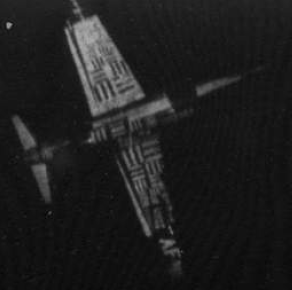
%> input picture MMBEBHE/test2.PNG, 292 x 290 px, given in place of test2.tif, which was not available
$ octave BBHE_GAMMA_HYBRID.m   (GNU Octave 9; MATLAB toolbox functions it lacks are replaced by stand-ins)
%> lines starting %> are read from the running program, lines starting %| are printed output that depends on the picture; long printed decimals are rounded; pictures that were not available may be replaced by others from this repository, and a replacement may not be noted
### Parameters/MeanSquareError.m
function MSE = MeanSquareError(origImg, distImg)
origImg = double(origImg);
distImg = double(distImg);
[M N] = size(origImg);
error = origImg - distImg;
MSE = sum(sum(error .* error)) / (M * N);

### Parameters/PeakSignaltoNoiseRatio.m
function PSNR = PeakSignaltoNoiseRatio(origImg, distImg)
origImg = double(origImg);
distImg = double(distImg);
[M N] = size(origImg);
error = origImg - distImg;
MSE = sum(sum(error .* error)) / (M * N);
if(MSE > 0)
    PSNR = 10*log(255*255/MSE) / log(10);
else
    PSNR = 99;
end

### Parameters/NormalizedCrossCorrelation.m
function NK = NormalizedCrossCorrelation(origImg, distImg)
origImg = double(origImg);
distImg = double(distImg);
NK = sum(sum(origImg .* distImg)) / sum(sum(origImg .* origImg));

### Parameters/AverageDifference.m
function AD = AverageDifference(origImg, distImg)
origImg = double(origImg);
distImg = double(distImg);
[M N] = size(origImg);
error = origImg - distImg;
AD = sum(sum(error)) / (M * N);

### Parameters/StructuralContent.m
function SC = StructuralContent(origImg, distImg)
origImg = double(origImg);
distImg = double(distImg);
SC = sum(sum(origImg .* origImg)) / sum(sum(distImg .* distImg));

### Parameters/MaximumDifference.m
function MD = MaximumDifference(origImg, distImg)
origImg = double(origImg);
distImg = double(distImg);
error = origImg - distImg;
MD = max(max(error));

### Parameters/NormalizedAbsoluteError.m
function NAE = NormalizedAbsoluteError(origImg, distImg)
origImg = double(origImg);
distImg = double(distImg);
error = origImg - distImg;
NAE = sum(sum(abs(error))) / sum(sum(origImg));

### Parameters/BBHE_GAMMA_HYBRID.m
%% Obtain the original image
input_image = imread("C:\\Users\\shuch\\Downloads\\Cambridge\\test2.tif");
%> input_image is the input picture: size 290x292x3 uint8; min 3, max 173, mean 30.2

%% Get histogram of the original image
figure(1)
subplot(1,2,1)
imshow(input_image);
title('ORIGINAL IMAGE')
%% BBHE
%% Calculate mean of the histogram
bbhe_mean = round(mean(input_image(:)));
%> bbhe_mean = 30
%% Divide the histogram on the basis of the mean in two parts
[H, ~] = imhist(input_image);
%> H = 256 values, max 19536 at index 20, min 0 at index 1, mean 992.3
H1 = H(1:bbhe_mean);
%> H1 = 30 values, max 19536 at index 20, min 0 at index 1, mean 6465.5
H2 = H(bbhe_mean+1:256);
%> H2 = 226 values, max 3975 at index 1, min 0 at index 145, mean 265.8
%% Equalize each part independently
H1 = H1/sum(H1);
%> H1 = 30 values, max 0.101 at index 20, min 0 at index 1, mean 0.0333
H2 = H2/sum(H2);
%> H2 = 226 values, max 0.0662 at index 1, min 0 at index 145, mean 0.00442
%% Combine both sub-images for the processed image
C1 = cumsum(H1);
%> C1 = 30 values from 0 to 1
C2 = cumsum(H2);
%> C2 = 226 values from 0.0662 to 1
C1n = uint8(bbhe_mean * C1);
%> C1n = 30 values from 0 to 30
C2n = uint8(bbhe_mean+1 + (255-bbhe_mean+1)*C2);
%> C2n = 226 values from 46 to 255
img_sum1 = [C1n; C2n];
%> img_sum1 = 256 values from 0 to 255
s=(intlut(input_image,img_sum1));
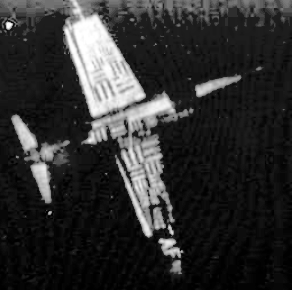
%> s: size 290x292x3 uint8; min 0, max 255, mean 46.9

a=double(s);
[r,c]=size(a);
%> r = 290; c = 876
gamma_c= 0.45;
out= abs((1*a).^gamma_c);
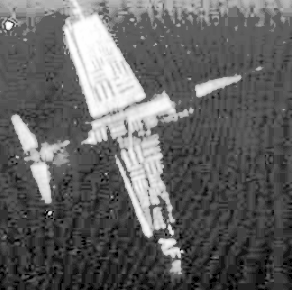
%> out: size 290x292x3 double; min 0, max 12.1, mean 4.69; drawn with min black and max white
maxr=max(out(:));
%> maxr = 12.1
minc=min(out(:));
%> minc = 0
for i=1:r;
  for j=1:c;
    out(i,j)= (255*out(i,j))/ (maxr-minc);

  end
end
result= uint8(out);
figure(1)
subplot(1,2,2)
imshow(result)
title('bbhe_gammaa')

%Read Original & Distorted Images
origImg = input_image;
distImg = result;
%If the input image is rgb, convert it to gray image
noOfDim = ndims(origImg);
%> noOfDim = 3
if(noOfDim == 3)
    origImg = rgb2gray(origImg);
end
noOfDim = ndims(distImg);
if(noOfDim == 3)
    distImg = rgb2gray(distImg);
end
%Size Validation
origSiz = size(origImg);
%> origSiz = [290 292]
distSiz = size(distImg);
%> distSiz = [290 292]
sizErr = isequal(origSiz, distSiz);
%> sizErr = true
if(sizErr == 0)
    disp('Error: Original Image & Distorted Image should be of same dimensions');
    return;
end

%Mean Square Error
MSE = MeanSquareError(origImg, distImg);
%> in MeanSquareError, `error = origImg - distImg;`:
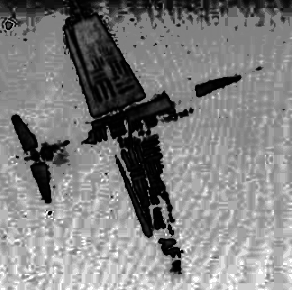
%> error: size 290x292 double; min -152, max 12, mean -68.61; drawn with min black and max white
%> in MeanSquareError, `MSE = sum(sum(error .* error)) / (M * N);`: MSE = 6279.1
%> MSE = 6279.1
disp('Mean Square Error = ');
disp(MSE);
%| 6279.1
%Peak Signal to Noise Ratio
PSNR = PeakSignaltoNoiseRatio(origImg, distImg);
%> in PeakSignaltoNoiseRatio, `PSNR = 10*log(255*255/MSE) / log(10);`: PSNR = 10.15
%> PSNR = 10.15
disp('Peak Signal to Noise Ratio = ');
disp(PSNR);
%| 10.152
%Normalized Cross-Correlation
NK = NormalizedCrossCorrelation(origImg, distImg);
%> in NormalizedCrossCorrelation, `NK = sum(sum(origImg .* distImg)) / sum(sum(origImg .* origImg));`: NK = 2.81
%> NK = 2.81
disp('MNormalized Cross-Correlation  = ');
disp(NK);
%| 2.8113
%Average Difference
AD = AverageDifference(origImg, distImg);
%> in AverageDifference, `AD = sum(sum(error)) / (M * N);`: AD = -68.61
%> AD = -68.61
disp('Average Difference  = ');
disp(AD);
%| -68.613
%Structural Content
SC = StructuralContent(origImg, distImg);
%> in StructuralContent, `SC = sum(sum(origImg .* origImg)) / sum(sum(distImg .* distImg));`: SC = 0.114
%> SC = 0.114
disp('Structural Content  = ');
disp(SC);
%| 0.1141
%Maximum Difference
MD = MaximumDifference(origImg, distImg);
%> in MaximumDifference, `MD = max(max(error));`: MD = 12
%> MD = 12
disp('Maximum Difference = ');
disp(MD);
%| 12
%Normalized Absolute Error
NAE = NormalizedAbsoluteError(origImg, distImg);
%> in NormalizedAbsoluteError, `NAE = sum(sum(abs(error))) / sum(sum(origImg));`: NAE = 2.28
%> NAE = 2.28
disp('Normalized Absolute Error = ');
disp(NAE);
%| 2.2785

%%Measure of MS SSIM
I_3 = imnoise(distImg,'salt & pepper',0.05);
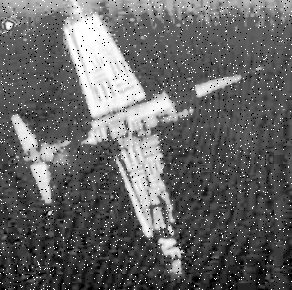
%> I_3: size 290x292 uint8; min 0, max 255, mean 100.4
%> (the run ends here)

$ run again, with MMBEBHE/test1.jpg saved as MMBEBHE/test2.PNG
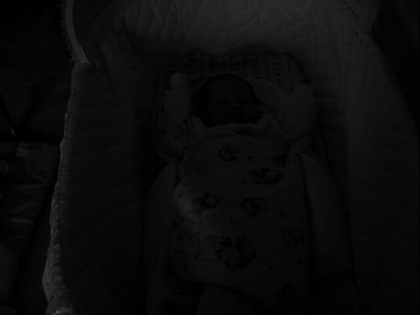
%> input picture MMBEBHE/test1.jpg, 420 x 315 px, shrunk from 663 x 497 before the run, given in place of test2.tif, which was not available
%> input_image is the input picture: size 315x420x3 uint8; min 0, max 84, mean 11
%> bbhe_mean = 11
%> H = 256 values, max 32676 at index 11, min 0 at index 54, mean 1550.4
%> `H1 = H(1:bbhe_mean);`: H1 = [3072; 16866; 13212; 17199; 24411; 19899; 24093; 32553; 26301; 28431; 32676]
%> `H2 = H(bbhe_mean+1:256);`: H2 = 245 values, max 23658 at index 1, min 0 at index 43, mean 645.7
%> `H1 = H1/sum(H1);`: H1 = [0.0129; 0.0707; 0.0553; 0.072; 0.102; 0.0834; 0.101; 0.136; 0.11; 0.119; 0.137]
%> `H2 = H2/sum(H2);`: H2 = 245 values, max 0.15 at index 1, min 0 at index 43, mean 0.00408
%> C1 = [0.0129; 0.0835; 0.139; 0.211; 0.313; 0.397; 0.497; 0.634; 0.744; 0.863; 1]
%> C2 = 245 values from 0.15 to 1
%> C1n = [0; 1; 2; 2; 3; 4; 5; 7; 8; 9; 11]
%> C2n = 245 values from 49 to 255
%> img_sum1 = 256 values from 0 to 255
%> maxr = 12.1
%> minc = 0
%> in MeanSquareError, `error = origImg - distImg;`:
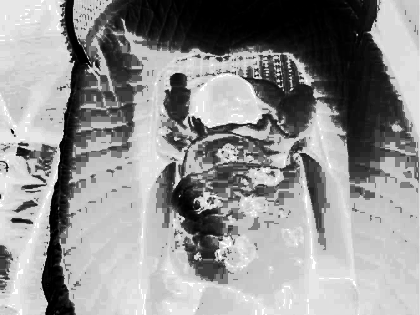
%> error: size 315x420 double; min -216, max 0, mean -92.07; drawn with min black and max white
%> in MeanSquareError, `MSE = sum(sum(error .* error)) / (M * N);`: MSE = 13392.5
%| 1.3393e+04
%> in PeakSignaltoNoiseRatio, `PSNR = 10*log(255*255/MSE) / log(10);`: PSNR = 6.86
%| 6.8622
%> in NormalizedCrossCorrelation, `NK = sum(sum(origImg .* distImg)) / sum(sum(origImg .* origImg));`: NK = 9.15
%| 9.1462
%> in AverageDifference, `AD = sum(sum(error)) / (M * N);`: AD = -92.07
%| -92.074
%> in StructuralContent, `SC = sum(sum(origImg .* origImg)) / sum(sum(distImg .* distImg));`: SC = 0.0112
%| 0.01118
%> in MaximumDifference, `MD = max(max(error));`: MD = 0
%| 0
%> in NormalizedAbsoluteError, `NAE = sum(sum(abs(error))) / sum(sum(origImg));`: NAE = 8.39
%| 8.3902
%> `I_3 = imnoise(distImg,'salt & pepper',0.05);`:
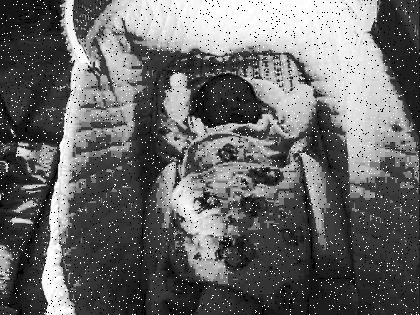
%> I_3: size 315x420 uint8; min 0, max 255, mean 104.3
